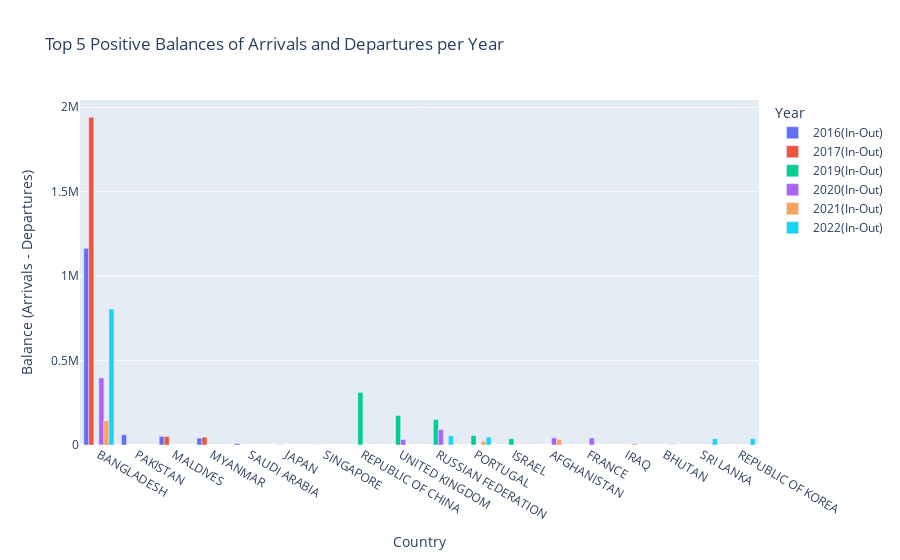
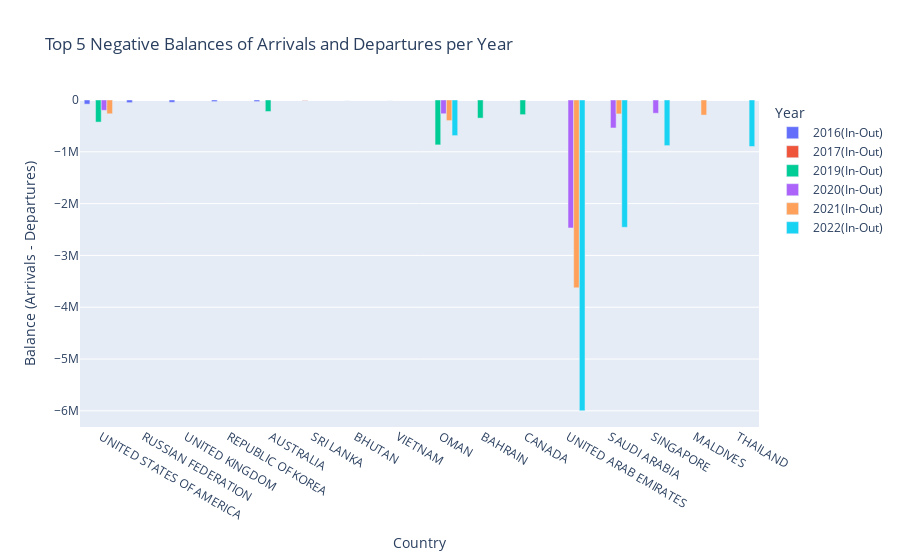

Notebook code cell kept with these figures, in order:
### Markdown cell above
## Graphs

### Code cell
import plotly.express as px

# Assuming top5_combined contains the top 5 positive and negative balances for each year

# Create a bar chart for Top 5 Positive Balances
top5_positive = top5_combined[top5_combined['Balance'] == 'Positive']

fig_positive = px.bar(top5_positive, 
                      x='COUNTRY', 
                      y='Difference', 
                      color='Year', 
                      barmode='group',
                      title="Top 5 Positive Balances of Arrivals and Departures per Year",
                      labels={"COUNTRY": "Country", "Difference": "Balance (Arrivals - Departures)", "Year": "Year"})

# Show the plot
fig_positive.show()

# Create a bar chart for Top 5 Negative Balances
top5_negative = top5_combined[top5_combined['Balance'] == 'Negative']

fig_negative = px.bar(top5_negative, 
                      x='COUNTRY', 
                      y='Difference', 
                      color='Year', 
                      barmode='group',
                      title="Top 5 Negative Balances of Arrivals and Departures per Year",
                      labels={"COUNTRY": "Country", "Difference": "Balance (Arrivals - Departures)", "Year": "Year"})

# Show the plot
fig_negative.show()

### Figure 1 — Plotly figure (JSON) as saved in the notebook; plotly's stock layout.template omitted (floating-point values rounded to 4 significant figures)
{"data": [{"alignmentgroup": "True", "hovertemplate": "Year=2016(In-Out)<br>Country=%{x}<br>Balance (Arrivals - Departures)=%{y}<extra></extra>", "legendgroup": "2016(In-Out)", "marker": {"color": "#636efa", "pattern": {"shape": ""}}, "name": "2016(In-Out)", "offsetgroup": "2016(In-Out)", "orientation": "v", "showlegend": true, "textposition": "auto", "type": "bar", "x": ["BANGLADESH", "PAKISTAN", "MALDIVES", "MYANMAR", "SAUDI ARABIA"], "xaxis": "x", "y": [1164752, 60454, 51269, 40883, 8629], "yaxis": "y"}, {"alignmentgroup": "True", "hovertemplate": "Year=2017(In-Out)<br>Country=%{x}<br>Balance (Arrivals - Departures)=%{y}<extra></extra>", "legendgroup": "2017(In-Out)", "marker": {"color": "#EF553B", "pattern": {"shape": ""}}, "name": "2017(In-Out)", "offsetgroup": "2017(In-Out)", "orientation": "v", "showlegend": true, "textposition": "auto", "type": "bar", "x": ["BANGLADESH", "MALDIVES", "MYANMAR", "JAPAN", "SINGAPORE"], "xaxis": "x", "y": [1940900, 49962, 46459, 770, 270], "yaxis": "y"}, {"alignmentgroup": "True", "hovertemplate": "Year=2019(In-Out)<br>Country=%{x}<br>Balance (Arrivals - Departures)=%{y}<extra></extra>", "legendgroup": "2019(In-Out)", "marker": {"color": "#00cc96", "pattern": {"shape": ""}}, "name": "2019(In-Out)", "offsetgroup": "2019(In-Out)", "orientation": "v", "showlegend": true, "textposition": "auto", "type": "bar", "x": ["REPUBLIC OF CHINA", "UNITED KINGDOM", "RUSSIAN FEDERATION", "PORTUGAL", "ISRAEL"], "xaxis": "x", "y": [311688, 174727, 151252, 56331, 37236], "yaxis": "y"}, {"alignmentgroup": "True", "hovertemplate": "Year=2020(In-Out)<br>Country=%{x}<br>Balance (Arrivals - Departures)=%{y}<extra></extra>", "legendgroup": "2020(In-Out)", "marker": {"color": "#ab63fa", "pattern": {"shape": ""}}, "name": "2020(In-Out)", "offsetgroup": "2020(In-Out)", "orientation": "v", "showlegend": true, "textposition": "auto", "type": "bar", "x": ["BANGLADESH", "RUSSIAN FEDERATION", "AFGHANISTAN", "FRANCE", "UNITED KINGDOM"], "xaxis": "x", "y": [397211, 90960, 41888, 41288, 32392], "yaxis": "y"}, {"alignmentgroup": "True", "hovertemplate": "Year=2021(In-Out)<br>Country=%{x}<br>Balance (Arrivals - Departures)=%{y}<extra></extra>", "legendgroup": "2021(In-Out)", "marker": {"color": "#FFA15A", "pattern": {"shape": ""}}, "name": "2021(In-Out)", "offsetgroup": "2021(In-Out)", "orientation": "v", "showlegend": true, "textposition": "auto", "type": "bar", "x": ["BANGLADESH", "AFGHANISTAN", "PORTUGAL", "IRAQ", "BHUTAN"], "xaxis": "x", "y": [143835, 32433, 22105, 7252, 3792], "yaxis": "y"}, {"alignmentgroup": "True", "hovertemplate": "Year=2022(In-Out)<br>Country=%{x}<br>Balance (Arrivals - Departures)=%{y}<extra></extra>", "legendgroup": "2022(In-Out)", "marker": {"color": "#19d3f3", "pattern": {"shape": ""}}, "name": "2022(In-Out)", "offsetgroup": "2022(In-Out)", "orientation": "v", "showlegend": true, "textposition": "auto", "type": "bar", "x": ["BANGLADESH", "RUSSIAN FEDERATION", "PORTUGAL", "SRI LANKA", "REPUBLIC OF KOREA"], "xaxis": "x", "y": [805066, 55223, 46774, 37298, 36970], "yaxis": "y"}], "layout": {"barmode": "group", "legend": {"title": {"text": "Year"}, "tracegroupgap": 0}, "title": {"text": "Top 5 Positive Balances of Arrivals and Departures per Year"}, "xaxis": {"anchor": "y", "domain": [0, 1], "title": {"text": "Country"}}, "yaxis": {"anchor": "x", "domain": [0, 1], "title": {"text": "Balance (Arrivals - Departures)"}}}}

### Figure 2 — Plotly figure (JSON) as saved in the notebook; plotly's stock layout.template omitted (floating-point values rounded to 4 significant figures)
{"data": [{"alignmentgroup": "True", "hovertemplate": "Year=2016(In-Out)<br>Country=%{x}<br>Balance (Arrivals - Departures)=%{y}<extra></extra>", "legendgroup": "2016(In-Out)", "marker": {"color": "#636efa", "pattern": {"shape": ""}}, "name": "2016(In-Out)", "offsetgroup": "2016(In-Out)", "orientation": "v", "showlegend": true, "textposition": "auto", "type": "bar", "x": ["UNITED STATES OF AMERICA", "RUSSIAN FEDERATION", "UNITED KINGDOM", "REPUBLIC OF KOREA", "AUSTRALIA"], "xaxis": "x", "y": [-79980, -51155, -44413, -31307, -30618], "yaxis": "y"}, {"alignmentgroup": "True", "hovertemplate": "Year=2017(In-Out)<br>Country=%{x}<br>Balance (Arrivals - Departures)=%{y}<extra></extra>", "legendgroup": "2017(In-Out)", "marker": {"color": "#EF553B", "pattern": {"shape": ""}}, "name": "2017(In-Out)", "offsetgroup": "2017(In-Out)", "orientation": "v", "showlegend": true, "textposition": "auto", "type": "bar", "x": ["SRI LANKA", "BHUTAN", "VIETNAM"], "xaxis": "x", "y": [-5716, -380, -3], "yaxis": "y"}, {"alignmentgroup": "True", "hovertemplate": "Year=2019(In-Out)<br>Country=%{x}<br>Balance (Arrivals - Departures)=%{y}<extra></extra>", "legendgroup": "2019(In-Out)", "marker": {"color": "#00cc96", "pattern": {"shape": ""}}, "name": "2019(In-Out)", "offsetgroup": "2019(In-Out)", "orientation": "v", "showlegend": true, "textposition": "auto", "type": "bar", "x": ["OMAN", "UNITED STATES OF AMERICA", "BAHRAIN", "CANADA", "AUSTRALIA"], "xaxis": "x", "y": [-866347, -426270, -349673, -282601, -222298], "yaxis": "y"}, {"alignmentgroup": "True", "hovertemplate": "Year=2020(In-Out)<br>Country=%{x}<br>Balance (Arrivals - Departures)=%{y}<extra></extra>", "legendgroup": "2020(In-Out)", "marker": {"color": "#ab63fa", "pattern": {"shape": ""}}, "name": "2020(In-Out)", "offsetgroup": "2020(In-Out)", "orientation": "v", "showlegend": true, "textposition": "auto", "type": "bar", "x": ["UNITED ARAB EMIRATES", "SAUDI ARABIA", "OMAN", "SINGAPORE", "UNITED STATES OF AMERICA"], "xaxis": "x", "y": [-2470144, -539930, -265243, -255540, -198809], "yaxis": "y"}, {"alignmentgroup": "True", "hovertemplate": "Year=2021(In-Out)<br>Country=%{x}<br>Balance (Arrivals - Departures)=%{y}<extra></extra>", "legendgroup": "2021(In-Out)", "marker": {"color": "#FFA15A", "pattern": {"shape": ""}}, "name": "2021(In-Out)", "offsetgroup": "2021(In-Out)", "orientation": "v", "showlegend": true, "textposition": "auto", "type": "bar", "x": ["UNITED ARAB EMIRATES", "OMAN", "MALDIVES", "SAUDI ARABIA", "UNITED STATES OF AMERICA"], "xaxis": "x", "y": [-3625953, -397493, -290631, -268239, -266046], "yaxis": "y"}, {"alignmentgroup": "True", "hovertemplate": "Year=2022(In-Out)<br>Country=%{x}<br>Balance (Arrivals - Departures)=%{y}<extra></extra>", "legendgroup": "2022(In-Out)", "marker": {"color": "#19d3f3", "pattern": {"shape": ""}}, "name": "2022(In-Out)", "offsetgroup": "2022(In-Out)", "orientation": "v", "showlegend": true, "textposition": "auto", "type": "bar", "x": ["UNITED ARAB EMIRATES", "SAUDI ARABIA", "THAILAND", "SINGAPORE", "OMAN"], "xaxis": "x", "y": [-5996567, -2456801, -897369, -880144, -687548], "yaxis": "y"}], "layout": {"barmode": "group", "legend": {"title": {"text": "Year"}, "tracegroupgap": 0}, "title": {"text": "Top 5 Negative Balances of Arrivals and Departures per Year"}, "xaxis": {"anchor": "y", "domain": [0, 1], "title": {"text": "Country"}}, "yaxis": {"anchor": "x", "domain": [0, 1], "title": {"text": "Balance (Arrivals - Departures)"}}}}
